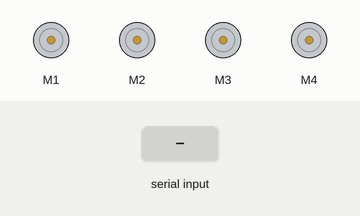
This sketch was run on a simulated Arduino Uno, built with avr-gcc and run on an emulated ATmega328P. Shown: 4 × DC motor (green arrow = forward, orange = backward, longer = faster). The test bench sets the inputs (shaded band).

Above: at 1.2 s.
1.3 s: "F" received over the second serial link
At 2.0 s:
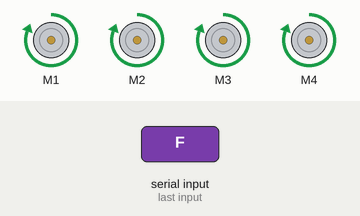
2.8 s: "B" received over the second serial link
At 3.2 s:
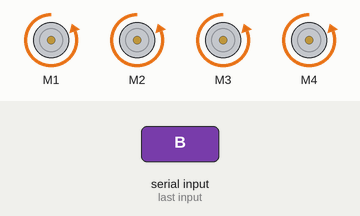
4.3 s: "L" received over the second serial link
At 5.5 s:
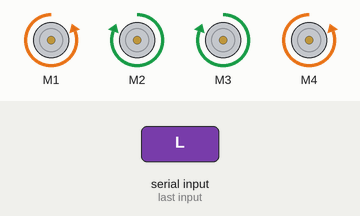
5.8 s: "R" received over the second serial link
At 6.7 s:
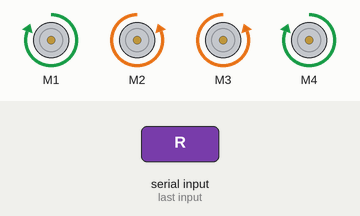
7.3 s: "S" received over the second serial link
At 7.8 s:
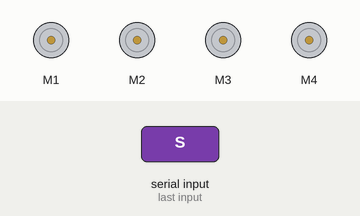
Timing chart, 0 to 9.8 s (numbered marks = the images above; inputs shaded):
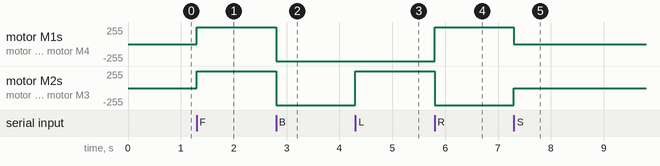

The sketch:

BLUETOOTH_CAR_IEEE_COMPETIONS.ino
```cpp
#include <AFMotor.h> // Library for controlling DC motors
#include <SoftwareSerial.h> // Library for software serial communication (Bluetooth)

// Motor Shield Configuration
AF_DCMotor motor1(1); // Motor 1 is connected to M1 on the motor shield
AF_DCMotor motor2(2); // Motor 2 is connected to M2 on the motor shield
AF_DCMotor motor3(3); // Motor 3 is connected to M3 on the motor shield
AF_DCMotor motor4(4); // Motor 4 is connected to M4 on the motor shield

// Bluetooth Module Configuration
SoftwareSerial bluetooth(10, 11); // RX, TX pins for Bluetooth (change as needed)

void setup() {
  // Set the motor speed (0-255)
  motor1.setSpeed(255);
  motor2.setSpeed(255);
  motor3.setSpeed(255);
  motor4.setSpeed(255);

  // Initialize serial communication for debugging
  Serial.begin(9600);

  // Initialize Bluetooth communication
  bluetooth.begin(9600);
}

void loop() {
  if (bluetooth.available() > 0) {
    char command = bluetooth.read();

    // Check the command received from Bluetooth
    switch (command) {
      case 'F':
        forward();
        break;
      case 'B':
        backward();
        break;
      case 'L':
        left();
        break;
      case 'R':
        right();
        break;
      case 'S':
        stopMotors();
        break;
    }
  }
}

void forward() {
  motor1.run(FORWARD);
  motor2.run(FORWARD);
  motor3.run(FORWARD);
  motor4.run(FORWARD);
}

void backward() {
  motor1.run(BACKWARD);
  motor2.run(BACKWARD);
  motor3.run(BACKWARD);
  motor4.run(BACKWARD);
}

void left() {
  motor1.run(BACKWARD);
  motor2.run(FORWARD);
  motor3.run(FORWARD);
  motor4.run(BACKWARD);
}

void right() {
  motor1.run(FORWARD);
  motor2.run(BACKWARD);
  motor3.run(BACKWARD);
  motor4.run(FORWARD);
}

void stopMotors() {
  motor1.run(RELEASE);
  motor2.run(RELEASE);
  motor3.run(RELEASE);
  motor4.run(RELEASE);
}
```

Measured:
- after the input at 1.3 s, motor M1–4: stopped → forward 255/255 at once
- after the input at 2.8 s, motor M1–4: forward 255/255 → backward 255/255 at once
- after the input at 4.3 s, motor M2, motor M3: backward 255/255 → forward 255/255 at once
- after the input at 5.8 s, motor M1, motor M4: backward 255/255 → forward 255/255 at once; motor M2, motor M3: forward 255/255 → backward 255/255 at once
- after the input at 7.3 s, motor M1, motor M4: forward 255/255 → stopped at once; motor M2, motor M3: backward 255/255 → stopped at once
